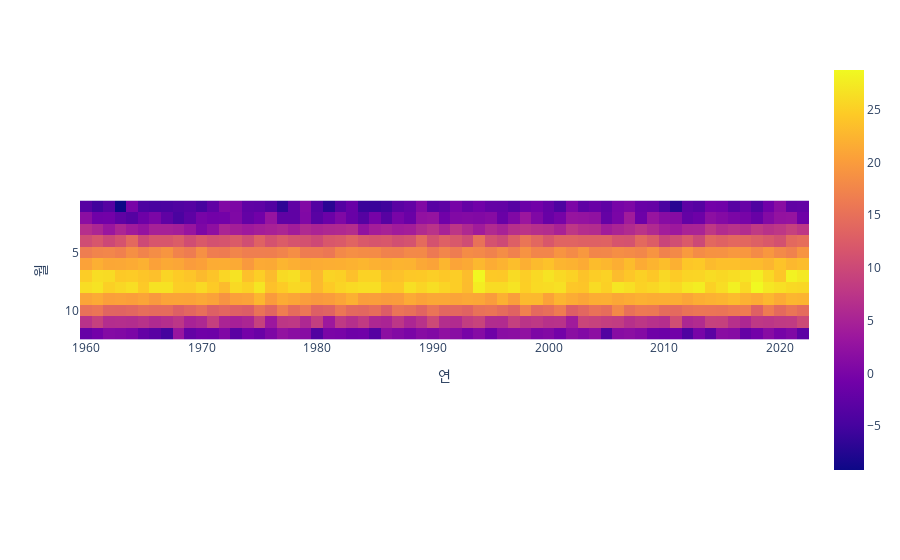

Notebook cell for this chart:
### Code cell
g = train_copy.pivot_table('평균기온', '월','연', 'mean')
px.imshow(g)

### Figure 1 — Plotly figure (JSON) as saved in the notebook; plotly's stock layout.template omitted (floating-point values rounded to 4 significant figures; data arrays with more than 128 entries replaced by an {"elided": "..."} marker saying what was removed)
{"data": [{"coloraxis": "coloraxis", "hovertemplate": "연: %{x}<br>월: %{y}<br>color: %{z}<extra></extra>", "name": "0", "type": "heatmap", "x": [1960, 1961, 1962, 1963, 1964, 1965, 1966, 1967, 1968, 1969, 1970, 1971, 1972, 1973, 1974, 1975, 1976, 1977, 1978, 1979, 1980, 1981, 1982, 1983, 1984, 1985, 1986, 1987, 1988, 1989, 1990, 1991, 1992, 1993, 1994, 1995, 1996, 1997, 1998, 1999, 2000, 2001, 2002, 2003, 2004, 2005, 2006, 2007, 2008, 2009, 2010, 2011, 2012, 2013, 2014, 2015, 2016, 2017, 2018, 2019, 2020, 2021, 2022], "xaxis": "x", "y": [1, 2, 3, 4, 5, 6, 7, 8, 9, 10, 11, 12], "yaxis": "y", "z": {"elided": "12x63 float values"}}], "layout": {"coloraxis": {"colorscale": [[0, "#0d0887"], [0.1111, "#46039f"], [0.2222, "#7201a8"], [0.3333, "#9c179e"], [0.4444, "#bd3786"], [0.5556, "#d8576b"], [0.6667, "#ed7953"], [0.7778, "#fb9f3a"], [0.8889, "#fdca26"], [1, "#f0f921"]]}, "margin": {"t": 60}, "xaxis": {"anchor": "y", "constrain": "domain", "domain": [0, 1], "scaleanchor": "y", "title": {"text": "연"}}, "yaxis": {"anchor": "x", "autorange": "reversed", "constrain": "domain", "domain": [0, 1], "title": {"text": "월"}}}}
